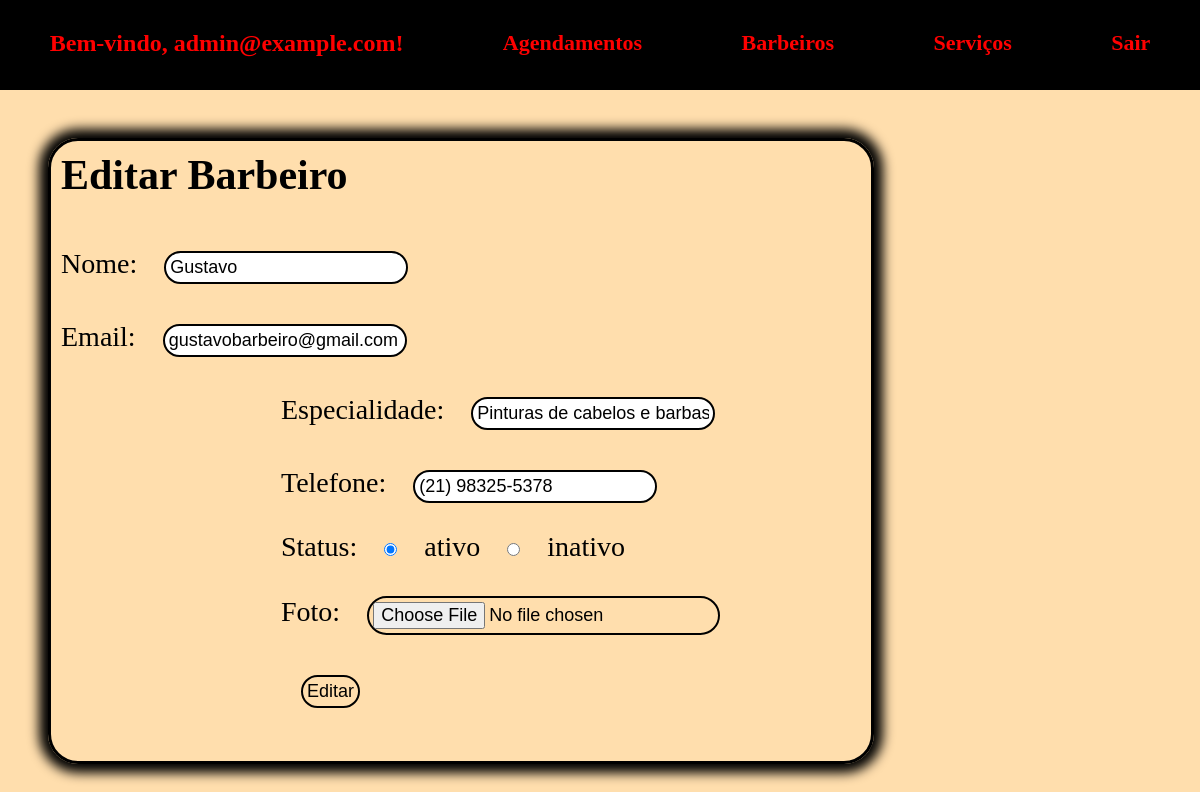
Page /admin/editar/editar_barbeiro.php?id_barbeiro=1 (signed in) on the committed database.
### tables this page shows
CREATE TABLE `barbeiros` (
  `id_barbeiro` int(11) NOT NULL,
  `nome` varchar(100) NOT NULL,
  `email` varchar(100) NOT NULL,
  `especialidade` varchar(100) DEFAULT NULL,
  `telefone` varchar(20) DEFAULT NULL,
  `disponibilidade` tinyint(1) DEFAULT 1,
  `foto` varchar(255) DEFAULT NULL
);

### admin/editar/editar_barbeiro.php (the view, shortened to what this page needs)
<?php
$connection = connectDataBase();
if ($_SERVER['REQUEST_METHOD'] == 'GET' && isset($_GET['id_barbeiro'])) {
    $id = $_GET['id_barbeiro'];
    $result = $connection->query("SELECT * FROM barbeiros WHERE id_barbeiro = $id");
    if ($result->num_rows === 1) {
        $barbeiro = $result->fetch_assoc();
    } else {
        header("Location: ../pages/barbeiros.php");
        exit();
    }
}
include '../includes/header.php';
?>
    <div class="editar-barbeiro">
    <h2>Editar Barbeiro</h2>
    <form method="post" action="../funcoes_sql/action_edit.php" enctype="multipart/form-data">
        <br><input type="hidden" name="id" value="<?php echo $barbeiro['id_barbeiro']; ?>" />
        <label>Nome: </label>
        <input type="text" name="nome" value="<?php echo $barbeiro['nome']; ?>" required /><br>
        <label>Email: </label>
        <input type="email" name="email" value="<?php echo $barbeiro['email']; ?>" required /><br>
        <div class="alinhamento">
        <label>Especialidade: </label>
        <input type="text" name="especialidade" value="<?php echo $barbeiro['especialidade']; ?> " required /><br>
        <label>Telefone: </label>
        <input type="tel" name="telefone" value="<?php echo $barbeiro['telefone']; ?> " required /><br>
        <label>Status: </label>
        <input type="radio" value="1" name="disponibilidade" <?php if($barbeiro['disponibilidade'] == 1) {echo 'checked';} ?> />
        <label >ativo</label>
        <input type="radio" value="0" name="disponibilidade" <?php if($barbeiro['disponibilidade'] == 0) {echo 'checked';} ?> />
        <label >inativo</label><br>
        <label>Foto: </label><input type="file" name="foto" accept="image/jpeg" /><br>
        <input class="btn" type="submit" name="editar" value="Editar" />
    </div>
    </form>
    </div>
</body>
</html>

### admin/css/painel.css (style rules this page uses)
* { margin: 0; padding: 0; }
body { background: #ffdead; color: aliceblue; background-repeat: no-repeat; background-size: cover; height: 100%; }
.editar-barbeiro { font-size: 28px; flex-direction: column; justify-content: left; height: 600px; width: 800px; border: 3px solid black; box-shadow: 0px 0px 12px 9px #000000; border-radius: 30px; padding: 10px; margin: 4%; color: #000000; }
.editar-barbeiro input { padding: 4px; margin: 20px; font-size: 18px; border-radius: 30px; border: 2px solid black; }
.btn { padding: 8px; margin-left: 40%; margin-top: 20px; cursor: pointer; background-color: transparent; }
.alinhamento { margin-left:220px ; }

### rows in the picture
barbeiros: nome "Gustavo", email "gustavobarbeiro@gmail.com", especialidade "Pinturas de cabelos e barbas", telefone "(21) 98325-5378", disponibilidade "☑"

### other values in the picture
$_SESSION['email'] "admin@example.com"
